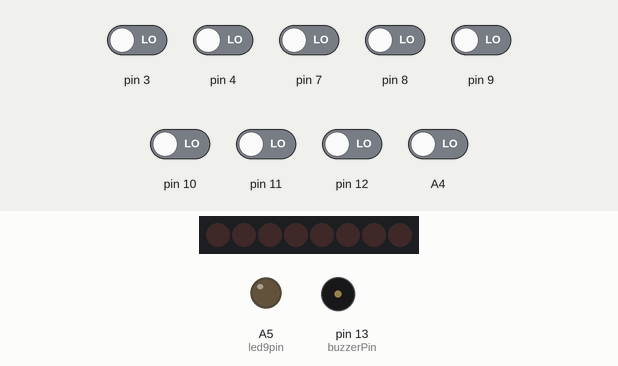
This sketch was run on a simulated Arduino Uno, built with avr-gcc and run on an emulated ATmega328P. Parts: 8 shift-register outputs drawn as a row of LEDs (first output left, lit = HIGH), output pins drawn as LEDs (lit = HIGH), buzzer (waves = sounding). Wiring (inferred from the names in the program): shift register (74HC595): data pin 2; shift clock pin 6; latch pin 5. Wiring (inferred from the signals the program sends): row of LEDs: on Q0, Q1, Q2, Q3, Q4, Q5, Q6, Q7. The inputs (shaded band) are chosen by the test bench; at power-on: A4, pin 3, pin 4, pin 7–12 LOW. Random numbers use the default seed unless the sketch sets one; pins used as bus, display or sensor lines are not drawn.

Above: at 1.2 s.
1.3 s: pin 3 driven HIGH
At 1.4 s:
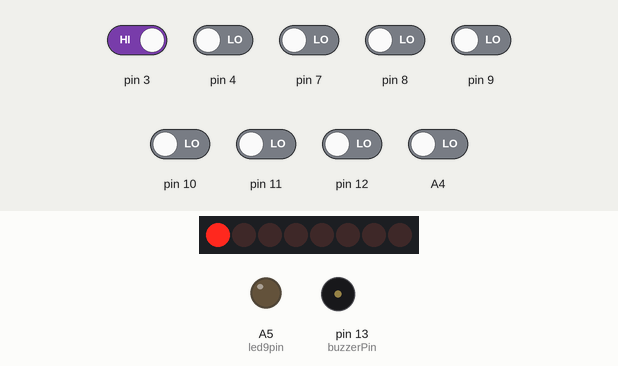
At 3.7 s:
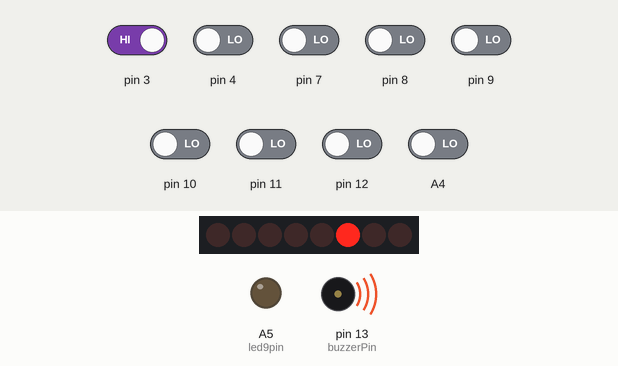
4.3 s: pin 10 driven HIGH
5.9 s: pin 10 driven LOW
At 7.6 s:
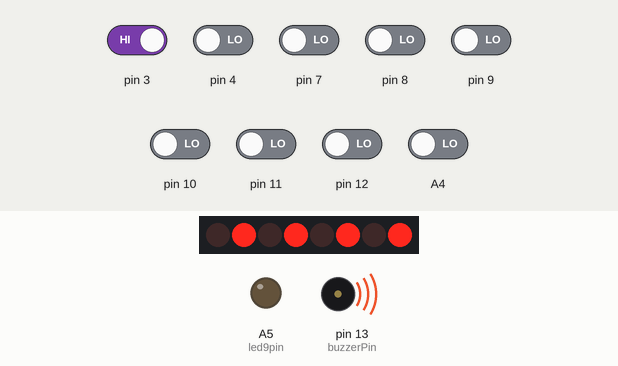
10.4 s: pin 4 driven HIGH
Timing chart, 0 to 13.7 s (numbered marks = the images above; inputs shaded):
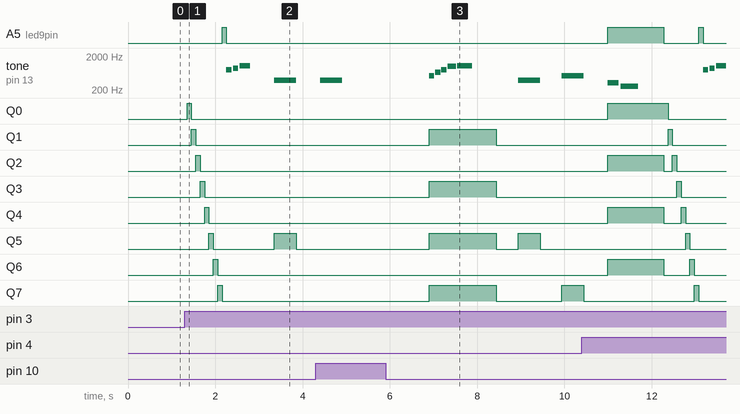

The sketch:

ECE198-Project.ino
```cpp
// C++ code
// Include SoftwareSerial so we can talk to the ESP
#include <SoftwareSerial.h>

// ##########################################################################################################
// ####################################### CONST DEFINITIONS ################################################
// ##########################################################################################################

// defining notes
#define NOTE_B0 31
#define NOTE_C1 33
#define NOTE_CS1 35
#define NOTE_D1 37
#define NOTE_DS1 39
#define NOTE_E1 41
#define NOTE_F1 44
#define NOTE_FS1 46
#define NOTE_G1 49
#define NOTE_GS1 52
#define NOTE_A1 55
#define NOTE_AS1 58
#define NOTE_B1 62
#define NOTE_C2 65
#define NOTE_CS2 69
#define NOTE_D2 73
#define NOTE_DS2 78
#define NOTE_E2 82
#define NOTE_F2 87
#define NOTE_FS2 93
#define NOTE_G2 98
#define NOTE_GS2 104
#define NOTE_A2 110
#define NOTE_AS2 117
#define NOTE_B2 123
#define NOTE_C3 131
#define NOTE_CS3 139
#define NOTE_D3 147
#define NOTE_DS3 156
#define NOTE_E3 165
#define NOTE_F3 175
#define NOTE_FS3 185
#define NOTE_G3 196
#define NOTE_GS3 208
#define NOTE_A3 220
#define NOTE_AS3 233
#define NOTE_B3 247
#define NOTE_C4 262
#define NOTE_CS4 277
#define NOTE_D4 294
#define NOTE_DS4 311
#define NOTE_E4 330
#define NOTE_F4 349
#define NOTE_FS4 370
#define NOTE_G4 392
#define NOTE_GS4 415
#define NOTE_A4 440
#define NOTE_AS4 466
#define NOTE_B4 494
#define NOTE_C5 523
#define NOTE_CS5 554
#define NOTE_D5 587
#define NOTE_DS5 622
#define NOTE_E5 659
#define NOTE_F5 698
#define NOTE_FS5 740
#define NOTE_G5 784
#define NOTE_GS5 831
#define NOTE_A5 880
#define NOTE_AS5 932
#define NOTE_B5 988
#define NOTE_C6 1047
#define NOTE_CS6 1109
#define NOTE_D6 1175
#define NOTE_DS6 1245
#define NOTE_E6 1319
#define NOTE_F6 1397
#define NOTE_FS6 1480
#define NOTE_G6 1568
#define NOTE_GS6 1661
#define NOTE_A6 1760
#define NOTE_AS6 1865
#define NOTE_B6 1976
#define NOTE_C7 2093
#define NOTE_CS7 2217
#define NOTE_D7 2349
#define NOTE_DS7 2489
#define NOTE_E7 2637
#define NOTE_F7 2794
#define NOTE_FS7 2960
#define NOTE_G7 3136
#define NOTE_GS7 3322
#define NOTE_A7 3520
#define NOTE_AS7 3729
#define NOTE_B7 3951
#define NOTE_C8 4186
#define NOTE_CS8 4435
#define NOTE_D8 4699
#define NOTE_DS8 4978

const int buttonSounds[9]{ NOTE_C3, NOTE_E3, NOTE_G3, NOTE_B3, NOTE_C4, NOTE_E4, NOTE_G4, NOTE_B4, NOTE_C5 };

// Button Pins: All Pulldown
const byte buttonPins[9]{ 3, 4, 7, 8, 9, 10, 11, 12, A4 };

// buzzer pin
int buzzerPin = 13;

// UART Connection to ESP
SoftwareSerial ArduinoSerial(0, 1);  // RX 0, TX 1

// LED1 PIN
const byte led9pin{ A5 };
// SHIFT Register
const byte latchPin{ 5 };
const byte clockPin{ 6 };
const byte dataPin{ 2 };

// Randomization
const byte analogRandomPin{ A0 };
const byte sequenceCap{ 30 };
byte sequence[sequenceCap]{};  // stores the sequence for a game

// State Logic
enum GameState {  // defines different states
  MENU,
  SHOW,
  TEST,
  FAIL,
  WIN
};

GameState state = MENU;  // assigns MENU state as default state
byte gameRound{ 1 };


// Time

unsigned long timestamp_ms{ 0 };
unsigned long showTimeInterval_ms{ 500 };


// Button variables
byte buttonState{ 0 };
byte reading{ 0 };
byte lastReading{ 0 };
unsigned long lastDebounceTime{ 0 };
unsigned long debounceDelay{ 50 };


// ##########################################################################################################
// ################################################### SETUP ################################################
// ##########################################################################################################

void setup() {

  /* ====================== I/O INTIALIZATION =====================*/

  pinMode(LED_BUILTIN, OUTPUT);

  // Button Setup
  for (byte i{ 0 }; i < 9; i++) {
    pinMode(buttonPins[i], INPUT);
  }

  // SR (LED) Setup
  pinMode(led9pin, OUTPUT);
  pinMode(latchPin, OUTPUT);
  pinMode(clockPin, OUTPUT);
  pinMode(dataPin, OUTPUT);
  pinMode(buzzerPin, OUTPUT);

  // Set up the serial
  Serial.begin(9600);
  ArduinoSerial.begin(3200);

  ledDisplayOff();


  /* ====================== GAME DATA INTIALIZATION =====================*/
  // Generate a random seed for random function
  randomSeed(analogRead(analogRandomPin));
  state = MENU;
}


// ##########################################################################################################
// ############################################### GAME LOOP ################################################
// ##########################################################################################################

void loop() {


  buttonRead();


  switch (state) {

    case MENU:

      // press any key to start (delay, generate sequence, switch to show)
      if (buttonState != 0) {

        // make the new random sequence for game
        generateRandomSequence(sequence);

        //////////// !!!!!! some sounds and cool lights and whatnot can go here
        ledDisplayStart();
        gameStartSound();
        delay(500);
        ////////////

        // Reset game variables
        gameRound = 1;

        // state: MENU -> SHOW
        state = SHOW;
      }

      break;


    case SHOW:

      // light up leds according to sequence up to the ith led
      for (byte i{ 0 }; i < gameRound; i++) {

        ledDisplayOn(sequence[i]);
        timestamp_ms = millis();
        buttonSound(sequence[i]);
        while ((millis() - timestamp_ms) < showTimeInterval_ms) {
        };

        ledDisplayOff();
        timestamp_ms = millis();
        while ((millis() - timestamp_ms) < showTimeInterval_ms) {};
      }

      // state: SHOW -> TEST
      state = TEST;
      break;


    case TEST:

      // MEMORY TEST
      for (byte i{ 0 }; i < gameRound; i++) {

        // trap them here until they press a button
        buttonState = 0;
        while (buttonState == 0) {
          buttonRead();
        };
        buttonSound(buttonState);


        // if they press a button, check if they selected the right one
        if (buttonState != sequence[i]) {
          // wrong answer, move to FAIL state
          state = FAIL;
          break;  // exit for loop to go to fail state
        }         // if its correct then iterate to the next sequence value

        // Trap the user until they release the button
        while (digitalRead(buttonPins[buttonState - 1]) == HIGH) {
          ledDisplayOn(buttonState);  // light up the clicked button
        }
        ledDisplayOff();  // turn off button after its unpressed
      }

      // if they user is in the FAIL state then break the case
      if (state == FAIL) {
        break;
      }

      // POST TEST LOGIC
      // after passing the for loop, increment the round and move back to the SHOW state.
      if (gameRound == sequenceCap) {  // win after 30 rounds
        state = WIN;

      } else {  // move on to next round if not yet at 30
        gameRound++;
        // Show success LED pattern
        delay(1000);
        ledDisplaySuccess();
        successSound();
        delay(500);
        ledDisplayOff();
        delay(500);
        state = SHOW;
      }

      break;


    case FAIL:
      // play sad music, return to menu

      ledDisplayFail();
      failureSound();

      // Tell ESP about high score
      ArduinoSerial.print("Score:");
      ArduinoSerial.print(gameRound - 1);
      ArduinoSerial.println("\0");

      delay(500);
      ledDisplayOff();
      buttonState = 0;
      // state: FAIL -> MENU
      state = MENU;
      break;


    case WIN:
      // menu logic

      // state : WIN -> MENU
      state = MENU;
      break;
  }
}


// ##########################################################################################################
// ########################################## HELPER FUNCTIONS ##############################################
// ##########################################################################################################
/* ========================== Random Functions ===============================*/

// FUNCTION: Takes in the sequence array and randomizes its elements from [1,9]
void generateRandomSequence(byte sequence[]) {

  for (byte i{ 0 }; i < sequenceCap; i++) {
    sequence[i] = random(1, 10);  // rand int [1,9]
  }
}


/* ========================== LED Functions ===============================*/
// FUNCTION: Turns on the nth LED
void ledDisplayOn(byte n) {

  ledDisplayOff();

  if (n == 9) {
    digitalWrite(led9pin, HIGH);

  } else if (n > 0) {
    byte led_n{ 1 << (n - 1) };

    digitalWrite(latchPin, LOW);                   // close the latch
    shiftOut(dataPin, clockPin, MSBFIRST, led_n);  // light up the LED
    digitalWrite(latchPin, HIGH);                  // open the latch
    digitalWrite(latchPin, LOW);                   // close the latch
  }
}


// FUNCTION: Turns off all LEDs
void ledDisplayOff() {

  digitalWrite(led9pin, LOW);

  digitalWrite(latchPin, LOW);               // close the latch
  shiftOut(dataPin, clockPin, MSBFIRST, 0);  // clear data
  digitalWrite(latchPin, HIGH);              // open the latch
  digitalWrite(latchPin, LOW);               // open the latch
}


// FUNCTION: Ignites all odd LEDs
void ledDisplayFail() {

  digitalWrite(led9pin, HIGH);

  digitalWrite(latchPin, LOW);                        // close the latch
  shiftOut(dataPin, clockPin, MSBFIRST, 0b01010101);  // Odd lights lit
  digitalWrite(latchPin, HIGH);                       // open the latch
  digitalWrite(latchPin, LOW);                        // close the latch
}


// FUNCTION: Ignites all even LEDs
void ledDisplaySuccess() {

  digitalWrite(led9pin, LOW);

  digitalWrite(latchPin, LOW);                        // close the latch
  shiftOut(dataPin, clockPin, MSBFIRST, 0b10101010);  // Odd lights lit
  digitalWrite(latchPin, HIGH);                       // open the latch
  digitalWrite(latchPin, LOW);                        // close the latch
}

// FUNCTION: Ignites all even LEDs
void ledDisplayStart() {

  digitalWrite(led9pin, LOW);
  digitalWrite(latchPin, LOW);  // close the latch

  for (byte i{ 1 }; i <= 9; i++) {
    ledDisplayOn(i);
    delay(100);
  }

  ledDisplayOff();
}


/* ========================== Button Functions ===============================*/
// FUNCTION: Alters the button state according to which button is pressed by the user
//   Debounces input
void buttonRead() {

  // ================== PRESS DETECTION ====================
  // Read the latest button press, store in 'reading'
  bool buttonDetected{ false };
  for (byte i{ 0 }; i < 9; i++) {
    if (digitalRead(buttonPins[i]) == HIGH) {
      reading = i + 1;
      buttonDetected = true;
    }
  }
  //  if a button is not detected, get a reading of 0;
  if (!buttonDetected) {
    reading = 0;
  }


  // Debouncing ---------------
  if (reading != lastReading) {
    lastDebounceTime = millis();
  }

  if ((millis() - lastDebounceTime) > debounceDelay) {
    if (reading != buttonState) {
      buttonState = reading;
    }
  }

  lastReading = reading;
}


/* ======================== Buzzer Functions ================================*/
void gameStartSound() {
  tone(buzzerPin, NOTE_G5, 120);
  delay(150);
  tone(buzzerPin, NOTE_A5, 120);
  delay(150);
  tone(buzzerPin, NOTE_C6, 250);
  delay(300);
  noTone(buzzerPin);
}

void successSound() {
  tone(buzzerPin, NOTE_C5, 120);
  delay(140);
  tone(buzzerPin, NOTE_E5, 120);
  delay(140);
  tone(buzzerPin, NOTE_G5, 120);
  delay(140);
  tone(buzzerPin, NOTE_B5, 200);
  delay(220);
  tone(buzzerPin, NOTE_C6, 350);
  delay(400);
  noTone(buzzerPin);
}

void failureSound() {
  tone(buzzerPin, NOTE_E4, 250);
  delay(300);
  tone(buzzerPin, NOTE_C4, 400);
  delay(450);
  noTone(buzzerPin);
}

void buttonSound(byte state) {
  tone(buzzerPin, buttonSounds[state], showTimeInterval_ms);
}
```

Measured:
- after the input at 1.3 s, A5 (led9pin): LOW → HIGH after 0.86 s, → LOW 0.10 s later; tone on pin 13 (buzzerPin): plays 784 Hz for 0.12 s, 880 Hz for 0.12 s, 1047 Hz for 0.25 s, 392 Hz for 0.50 s, starting after 0.96 s
- after the input at 5.9 s, tone on pin 13 (buzzerPin): plays 523 Hz for 0.12 s, 659 Hz for 0.12 s, 784 Hz for 0.12 s, 988 Hz for 0.20 s, 1047 Hz for 0.35 s, 392 Hz for 0.50 s … (7 notes in this stretch), starting after 1.0 s
